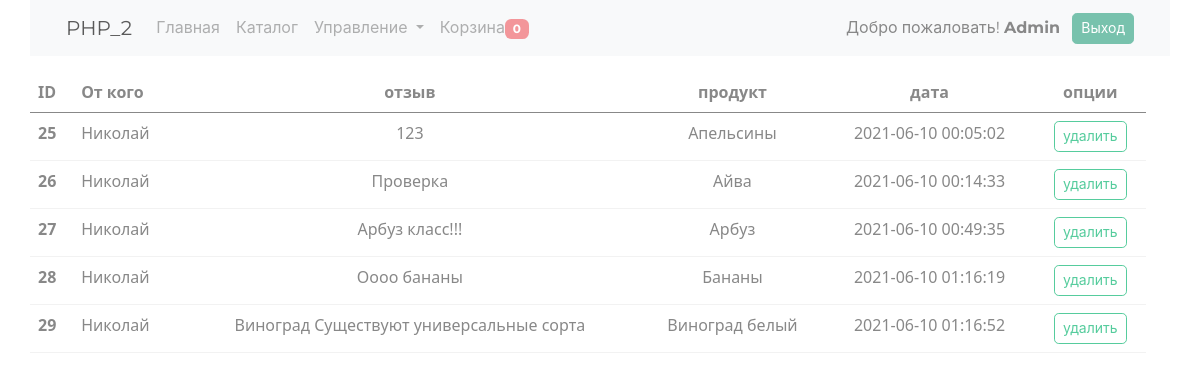
The app's page /admin/reviews (signed in), older data.
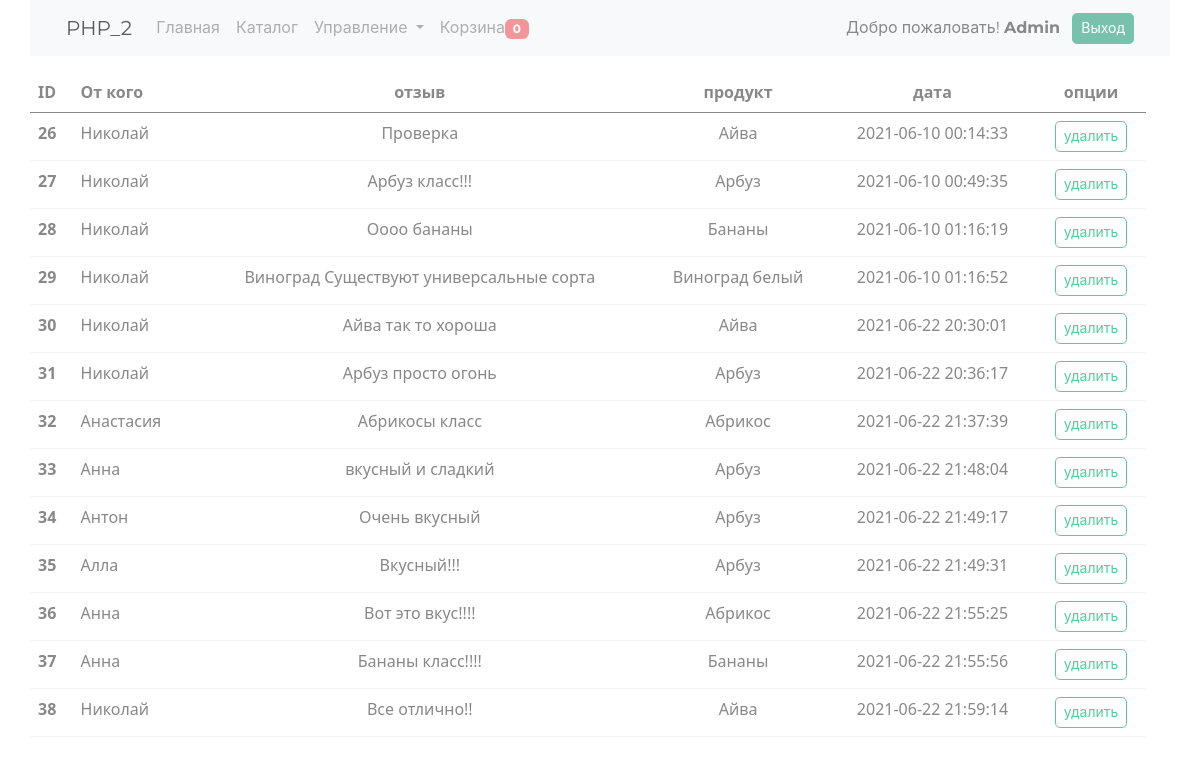
The same page, newer data.
### tables this page shows
CREATE TABLE `reviews` (
  `id` bigint UNSIGNED NOT NULL,
  `user` varchar(255) NOT NULL,
  `text` text NOT NULL,
  `product_id` bigint UNSIGNED NOT NULL,
  `created_at` datetime DEFAULT CURRENT_TIMESTAMP
);

CREATE TABLE `product` (
  `id` bigint UNSIGNED NOT NULL,
  `title` varchar(255) NOT NULL,
  `article` bigint UNSIGNED NOT NULL DEFAULT '0',
  `description` text NOT NULL,
  `price` bigint NOT NULL,
  `weight` varchar(20) NOT NULL DEFAULT '0',
  `count` bigint NOT NULL,
  `units` text NOT NULL,
  `category_id` bigint UNSIGNED NOT NULL DEFAULT '6',
  `image` text,
  `created_at` datetime DEFAULT CURRENT_TIMESTAMP
);

### traits/TSinletone.php (called while the page is built, shortened)
<?php
trait TSinletone
{
    private static $instance = null;
    public static function getInstance() {
        if (is_null(static::$instance)) {
            static::$instance = new static();
        }
        return static::$instance;
    }
}

### models/reviews/Reviews.php (called while the page is built, shortened)
<?php
class Reviews extends Model
{
    public static function getReviewAll()
    {
        $sql = "SELECT
                       r.id as `id`,
                       r.user as user,
                       r.text as `text`,
                       r.product_id as `product_id`,
                       p.title as `product`,
                       r.created_at as `created_at`
                FROM reviews r
                JOIN product p on p.id = r.product_id;";
        return Db::getInstance()->queryObjectAll($sql, [], get_called_class());
    }
}

### engine/Db.php (called while the page is built, shortened)
<?php
class Db implements IDb
{
    private $config = [
        'driver' => 'mysql',
        'host' => 'localhost',
        'db' => 'shopphp',
        'charset' => 'UTF8',
        'username' => 'root',
        'password' => 'root',
    ];
    protected $db = null;
    protected function getDb(): PDO
    {
        if (is_null($this->db)) {
            $this->db = new PDO($this->getDbConfig(),
                $this->config['username'],
                $this->config['password']
            );
            $this->db->setAttribute(PDO::ATTR_DEFAULT_FETCH_MODE, PDO::FETCH_ASSOC);
        }
        return $this->db;
    }
    protected function getDbConfig(): string
    {
        return sprintf('%s:host=%s;dbname=%s;charset=%s',
            $this->config['driver'],
            $this->config['host'],
            $this->config['db'],
            $this->config['charset']
        );
    }
    protected function query($sql, $params)
    {
        $sql = $this->getDb()->prepare($sql);
        $sql->execute($params);
        return $sql;
    }
    public function queryObjectAll($sql, $params, $class)
    {
        $sql = $this->query($sql, $params);
        $sql->setFetchMode(PDO::FETCH_CLASS | PDO::FETCH_PROPS_LATE, $class);
        return $sql->fetchAll();
    }
}

### models/Model.php (called while the page is built, shortened)
<?php
abstract class Model extends DBModel
{
    public function __get($name)
    {
        return $this->$name;
    }
}

### views/admin/admin_reviews.php (the view)
<table class="table table-hover">
    <thead>
    <tr>
        <th scope="col">ID</th>
        <th scope="col">От кого</th>
        <th scope="col" class="text-center">отзыв</th>
        <th scope="col" class="text-center">продукт</th>
        <th scope="col" class="text-center">дата</th>
        <th scope="col" colspan="3" class="text-center">опции</th>
    </tr>
    </thead>
    <tbody>
    <? foreach ($reviews as $item): ?>
        <tr>
            <th scope="row"><?= $item->id ?></th>
            <td><?= $item->user ?></td>
            <td class="text-center"><?= $item->text ?></td>
            <td class="text-center"><?= $item->product ?></td>
            <td class="text-center"><?= $item->created_at ?></td>
            <td class="text-center">
                <a href="/reviews/delete/?id=<?= $item->id ?>" class="btn btn-outline-success btn-sm">удалить</a>
            </td>
        </tr>
    <? endforeach; ?>
    </tbody>
</table>

Row changes from the older to the newer data that the page shows:
removed reviews: id "25", user "Николай", text "123", product.title "Апельсины", created_at "2021-06-10 00:05:02"
added reviews: id "30", user "Николай", text "Айва так то хороша", product.title "Айва", created_at "2021-06-22 20:30:01"
added reviews: id "31", user "Николай", text "Арбуз просто огонь", product.title "Арбуз", created_at "2021-06-22 20:36:17"
added reviews: id "32", user "Анастасия", text "Абрикосы класс", product.title "Абрикос", created_at "2021-06-22 21:37:39"
added reviews: id "33", user "Анна", text "вкусный и сладкий", product.title "Арбуз", created_at "2021-06-22 21:48:04"
added reviews: id "34", user "Антон", text "Очень вкусный", product.title "Арбуз", created_at "2021-06-22 21:49:17"
added reviews: id "35", user "Алла", text "Вкусный!!!", product.title "Арбуз", created_at "2021-06-22 21:49:31"
added reviews: id "36", user "Анна", text "Вот это вкус!!!!", product.title "Абрикос", created_at "2021-06-22 21:55:25"
added reviews: id "37", user "Анна", text "Бананы класс!!!!", product.title "Бананы", created_at "2021-06-22 21:55:56"
added reviews: id "38", user "Николай", text "Все отлично!!", product.title "Айва", created_at "2021-06-22 21:59:14"
